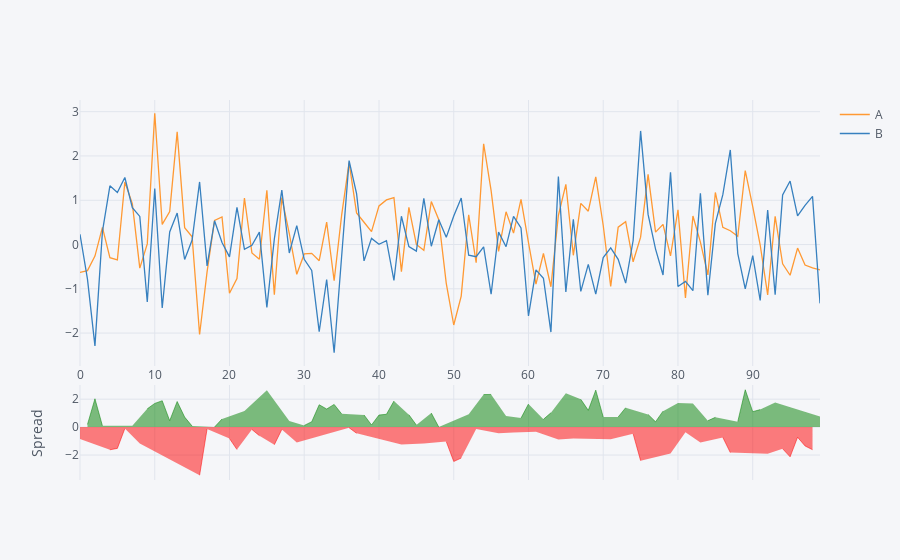

This figure's notebook cell:
### Code cell
df[['A', 'B']].iplot(kind = 'spread')
